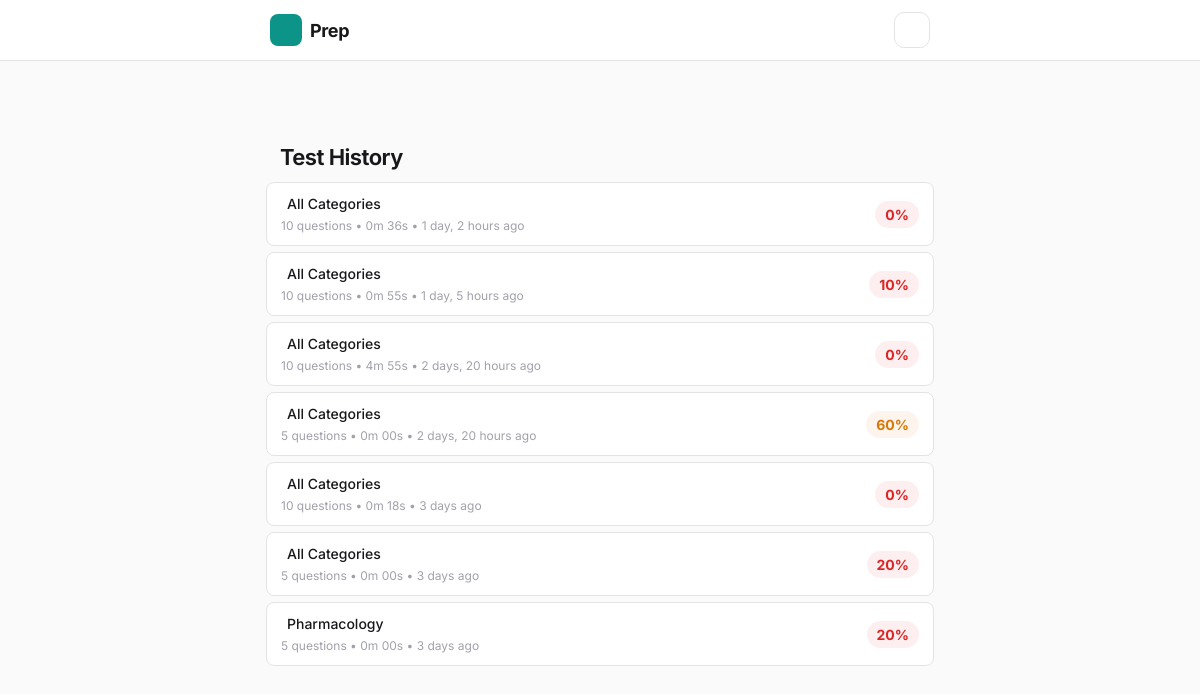
The app's page /test/history/, older data.
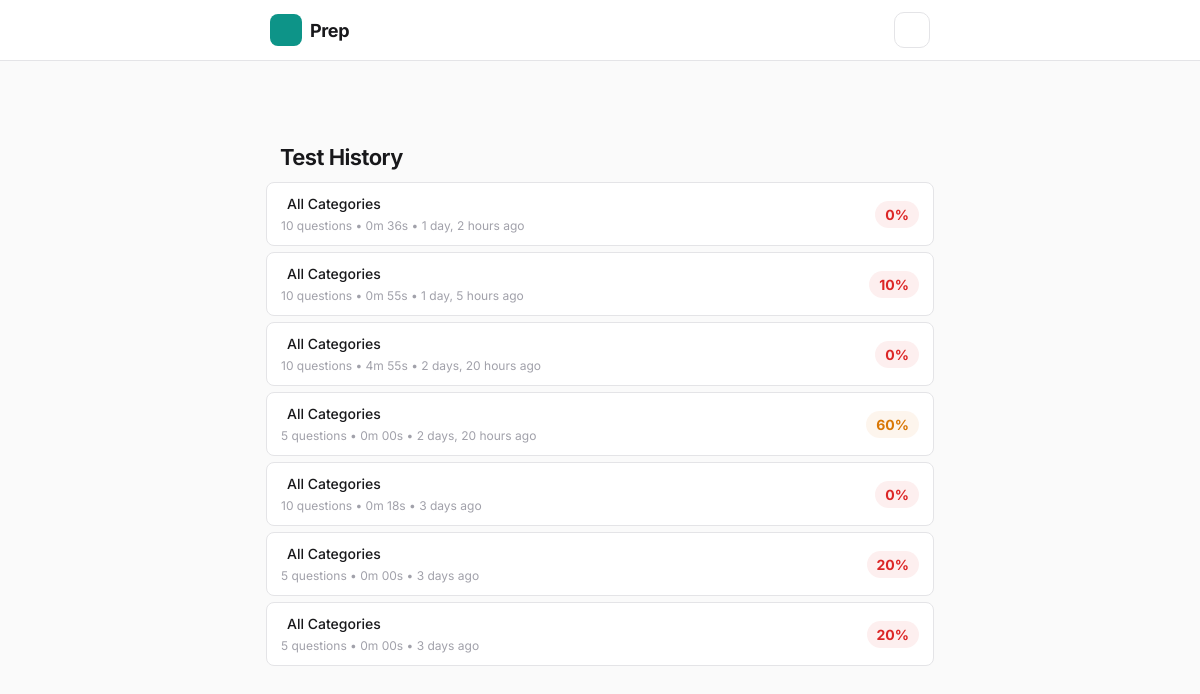
The same page, newer data.
### cards/models.py (models this page shows, shortened)
class Quiz(models.Model):
    category = models.ForeignKey(
        Category, null=True, blank=True, on_delete=models.SET_NULL,
        help_text='Null means all categories'
    )
    num_questions = models.IntegerField()
    time_limit = models.IntegerField(null=True, blank=True, help_text='Time limit in minutes')
    started_at = models.DateTimeField(auto_now_add=True)
    completed_at = models.DateTimeField(null=True, blank=True)
    score = models.IntegerField(default=0)
    class Meta:
        verbose_name_plural = 'quizzes'
        ordering = ['-started_at']
    @property
    def percentage(self):
        return round(self.score / self.num_questions * 100) if self.num_questions > 0 else 0
    @property
    def duration_seconds(self):
        if self.completed_at and self.started_at:
            return int((self.completed_at - self.started_at).total_seconds())
        return None
    @property
    def duration_display(self):
        secs = self.duration_seconds
        if secs is None:
            return '—'
        mins, s = divmod(secs, 60)
        return f'{mins}m {s:02d}s'

class Category(models.Model):
    name = models.CharField(max_length=100)
    slug = models.SlugField(unique=True)
    icon = models.CharField(max_length=10, default='📚')
    is_default = models.BooleanField(default=False)
    published = models.BooleanField(default=False, help_text='Show on homepage')
    class Meta:
        verbose_name_plural = 'categories'
        ordering = ['name']

### cards/views.py (the view)
# urls.py: path('test/history/', views.quiz_history_view, name='quiz_history'),
def quiz_history_view(request):
    quizzes = Quiz.objects.filter(completed_at__isnull=False).select_related('category')
    return render(request, 'cards/quiz_history.html', {'quizzes': quizzes})

### cards/templates/cards/quiz_history.html (shortened to what this page needs)
{% extends "cards/base.html" %}
{% block body %}
<div id="app" class="page">
  <header class="page-header">
    <a href="{% url 'quiz_setup' %}" class="back-link"></a>
    <h1 class="page-title">Test History</h1>
  </header>
  <div class="quiz-history-list">
    {% for quiz in quizzes %}
    <a href="{% url 'quiz_results' quiz.pk %}" class="dash-quiz-row">
      <div class="dash-quiz-info">
        <span class="dash-quiz-cat"><i class="{% if quiz.category %}{{ quiz.category.icon }}{% else %}ph-bold ph-book-open{% endif %}"></i> {% if quiz.category %}{{ quiz.category.name }}{% else %}All Categories{% endif %}</span>
        <span class="dash-quiz-meta">
          {{ quiz.num_questions }} questions • {{ quiz.duration_display }} • {{ quiz.completed_at|timesince }} ago
        </span>
      </div>
      <div class="dash-quiz-score {% if quiz.percentage >= 80 %}green{% elif quiz.percentage >= 60 %}yellow{% else %}red{% endif %}">
        {{ quiz.percentage }}%
      </div>
    </a>
    {% empty %}
    <div class="empty-state">
      <span class="empty-icon"><i class="ph-bold ph-clipboard-text" style="font-size:36px"></i></span>
      <h3>No tests yet</h3>
      <p><a href="{% url 'quiz_setup' %}">Take your first test!</a></p>
    </div>
    {% endfor %}
  </div>
</div>
{% endblock %}

Row changes from the older to the newer data that the page shows:
changed Quiz (number 7 of 7 on the later page): category.name "Pharmacology" → (not shown); now shows "All Categories"
